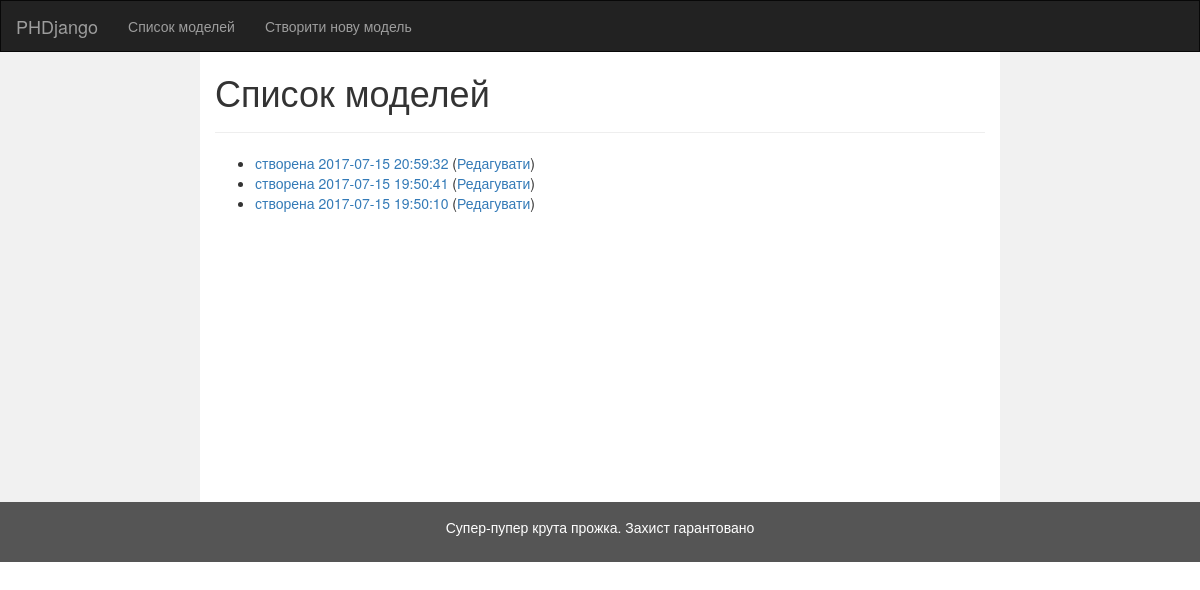
The app's page /models/, older data.
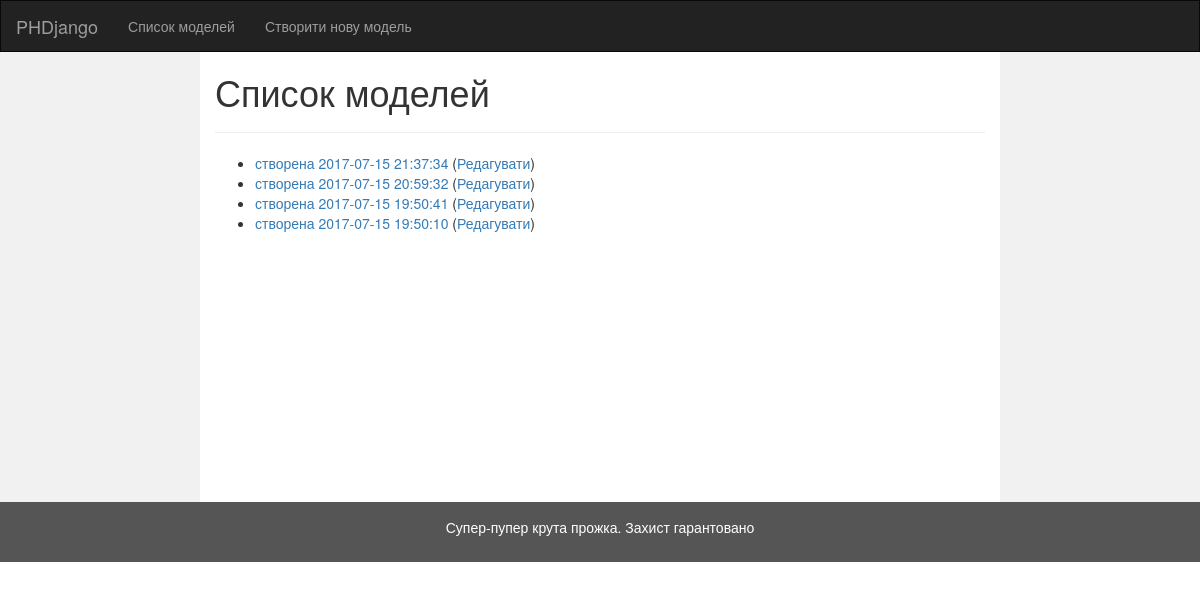
The same page, newer data.
### models/models.py (models this page shows)
class ModelConfig(models.Model):
    created_at = models.DateTimeField(auto_now_add=True, null=True)
    title = models.CharField(null=True, max_length=1024)
    production_firm_structure = models.ForeignKey(FirmStructure, related_name="ProductionFirm", null=True)
    raw_firm_structure = models.ForeignKey(FirmStructure, related_name="RawFirm", null=True)
    capital_firm_structure = models.ForeignKey(FirmStructure, related_name="CapitalFirm", null=True)
    household_structure = models.ForeignKey(HouseholdStructure, null=True)
    government_structure = models.ForeignKey(GovernmentStructure, null=True)
    outside_world = models.BooleanField("Зовнішній світ", default=False)
    def __str__(self):
        return "Модель " + str(self.title) if self.title is not None else "" + "створена " + self.created_at.strftime("%Y-%m-%d %H:%M:%S")

### models/views.py (the view)
class IndexView(generic.ListView):
    template_name = 'models/index.html'
    context_object_name = 'latest_model_list'
    def get_queryset(self):
        return ModelConfig.objects.order_by('-created_at')

### models/templates/models/index.html
{% extends 'models/base.html' %}
{% block title %}Список моделей{% endblock %}
{% block content %}
    {% if latest_model_list %}
        <ul>
            {% for model in latest_model_list %}
                <li>
                    <a href="{% url 'models:model-config-detail' model.id %}">{{ model }}</a>
                    (<a href="{% url 'models:model-config-edit' model.id %}">Редагувати</a>)
                </li>
            {% endfor %}
        </ul>
    {% else %}
        <p>No models are available.</p>
    {% endif %}
{% endblock %}

Row changes from the older to the newer data that the page shows:
added ModelConfig: title+created_at "створена 2017-07-15 21:37:34"
